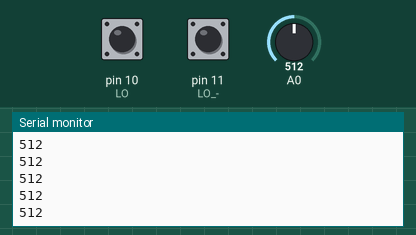
Bench run of a sketch on a simulated Arduino Uno, built with avr-gcc and run on an emulated ATmega328P. On the bench: the last lines printed to the serial monitor. Inputs (shaded band) come from the test bench; at power-on: pin 10 (LO) LOW, pin 11 (LO_-) LOW, A0 = 512.

Above: at 1.2 s.
1.3 s: pin 10 (LO) driven HIGH
At 2.3 s:
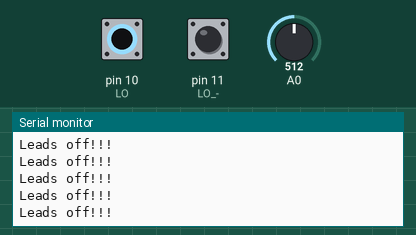
3.2 s: pin 10 (LO) pulsed LOW 2 times (0.12 s each, 0.3 s apart)
6.8 s: pin 10 (LO) driven LOW
At 7.9 s:
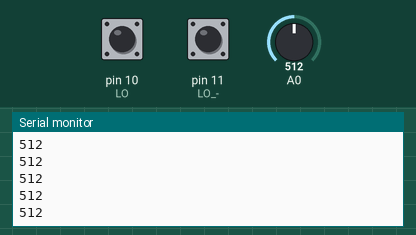
8.3 s: pin 11 (LO_-) driven HIGH
At 9.0 s:
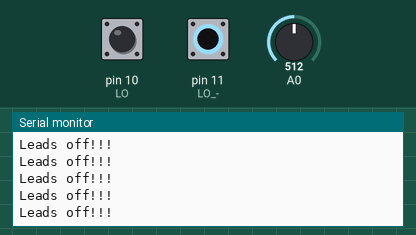

Measured:
- after the input at 1.3 s, the serial monitor: prints a new line after 0.07 s (image 1)
- after the input at 6.8 s, the serial monitor: prints a new line after 0.08 s (image 2)

The sketch:

ecg.ino
```cpp
void setup() {

Serial.begin(9600);
pinMode(10, INPUT); //LO +
pinMode(11, INPUT); //LO -

}

void loop() {

if((digitalRead(10) == 1)||(digitalRead(11) == 1)){
Serial.println("Leads off!!!");
}
else{

Serial.println(analogRead(A0));
}

delay(1);
}
```
